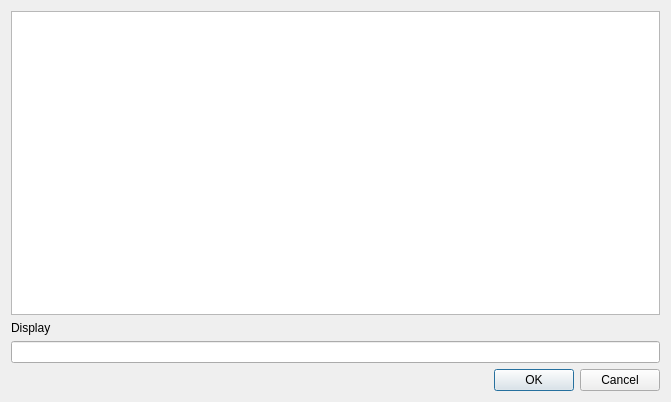
<?xml version="1.0" encoding="UTF-8"?>
<ui version="4.0">
 <class>AddDisplayWindow</class>
 <widget class="QDialog" name="AddDisplayWindow">
  <property name="geometry">
   <rect>
    <x>0</x>
    <y>0</y>
    <width>671</width>
    <height>402</height>
   </rect>
  </property>
  <property name="windowTitle">
   <string>About Turing</string>
  </property>
  <property name="windowIcon">
   <iconset>
    <normaloff>:/icon/media/icon.ico</normaloff>:/icon/media/icon.ico</iconset>
  </property>
  <property name="modal">
   <bool>true</bool>
  </property>
  <layout class="QVBoxLayout" name="verticalLayout">
   <item>
    <layout class="QVBoxLayout" name="verticalLayout_2">
     <item>
      <widget class="QTextBrowser" name="textBrowser"/>
     </item>
     <item>
      <widget class="QLabel" name="label">
       <property name="text">
        <string>Display</string>
       </property>
      </widget>
     </item>
     <item>
      <widget class="QLineEdit" name="lineEdit">
       <property name="text">
        <string/>
       </property>
      </widget>
     </item>
    </layout>
   </item>
   <item>
    <widget class="QDialogButtonBox" name="buttonBox">
     <property name="orientation">
      <enum>Qt::Horizontal</enum>
     </property>
     <property name="standardButtons">
      <set>QDialogButtonBox::Cancel|QDialogButtonBox::Ok</set>
     </property>
    </widget>
   </item>
  </layout>
 </widget>
 <resources/>
 <connections>
  <connection>
   <sender>buttonBox</sender>
   <signal>accepted()</signal>
   <receiver>AddDisplayWindow</receiver>
   <slot>accept()</slot>
   <hints>
    <hint type="sourcelabel">
     <x>248</x>
     <y>254</y>
    </hint>
    <hint type="destinationlabel">
     <x>157</x>
     <y>274</y>
    </hint>
   </hints>
  </connection>
  <connection>
   <sender>buttonBox</sender>
   <signal>rejected()</signal>
   <receiver>AddDisplayWindow</receiver>
   <slot>reject()</slot>
   <hints>
    <hint type="sourcelabel">
     <x>316</x>
     <y>260</y>
    </hint>
    <hint type="destinationlabel">
     <x>286</x>
     <y>274</y>
    </hint>
   </hints>
  </connection>
 </connections>
</ui>
